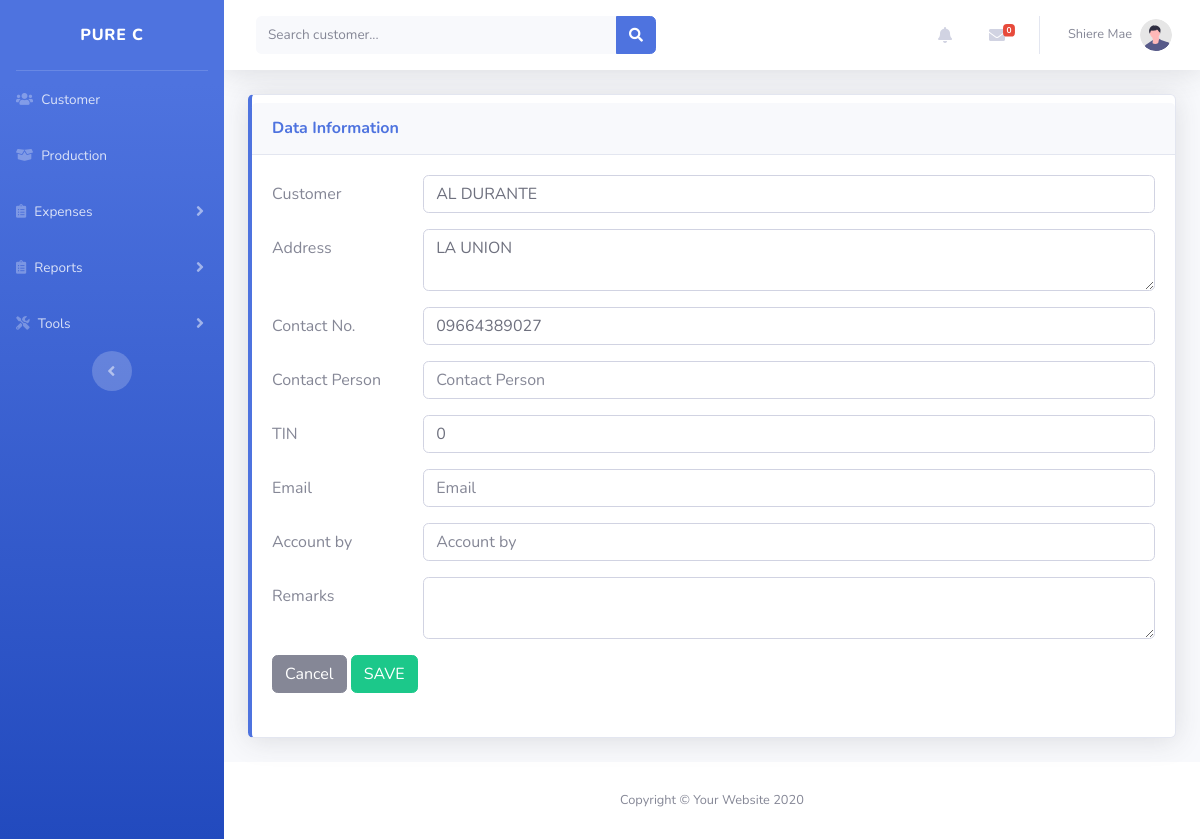
The app's page /customer-edit.php?id=00000000002 (signed in) with its own data.
### tables this page shows
CREATE TABLE `customer` (
  `id` int(11) UNSIGNED ZEROFILL NOT NULL,
  `customer_name` varchar(100) NOT NULL,
  `address` text NOT NULL,
  `email` varchar(50) NOT NULL,
  `contact_no` varchar(100) NOT NULL,
  `added_by` int(11) NOT NULL,
  `date_added` datetime NOT NULL DEFAULT CURRENT_TIMESTAMP,
  `account_by` varchar(50) NOT NULL,
  `remarks` text NOT NULL,
  `tin` int(20) NOT NULL,
  `contact_person` varchar(100) NOT NULL,
  `purec250pricing` decimal(11,2) DEFAULT NULL,
  `purec500pricing` decimal(11,2) DEFAULT NULL,
  `puredpricing` decimal(11,2) DEFAULT NULL
);

### customer-edit.php (the view, shortened to what this page needs)
<?php include('header.php');?>
<?php
$id = $_GET['id'];
if(isset($_GET['id'])){
    $sql = mysqli_query($conn,"SELECT * FROM customer WHERE id='$id'") or die(mysqli_error($conn));
    $row = mysqli_fetch_assoc($sql);
}
?>
                <div class="container-fluid">
                    <div class="card shadow mb-4 border-left-primary shadow h-100 py-2">
                        <div class="card-header py-3 d-flex flex-row align-items-center justify-content-between">
                            <h6 class="m-0 font-weight-bold text-primary float-left">Data Information</h6>
                        </div>
                        <div class="card-body">
                            <form action="process.php" method="POST">
                              <div class="form-group row">
                                    <label class="col-sm-2 col-form-label">Customer</label>
                                    <div class="col-sm-10">
                                        <input type="text" class="form-control" name="customer" placeholder="Customer Name" value="<?php echo $row['customer_name'];?>">
                                    </div>
                                </div>
                                <div class="form-group row">
                                    <label class="col-sm-2 col-form-label">Address</label>
                                    <div class="col-sm-10">
                                        <textarea class="form-control" name="address" placeholder="Complete Address"><?php echo $row['address'];?></textarea>
                                    </div>
                                </div>
                                <div class="form-group row">
                                    <label class="col-sm-2 col-form-label">Contact No.</label>
                                    <div class="col-sm-10">
                                        <input type="number" class="form-control" name="contactno" placeholder="Contact Number" value="<?php echo $row['contact_no'];?>">
                                    </div>
                                </div>
                                <div class="form-group row">
                                    <label class="col-sm-2 col-form-label">Contact Person</label>
                                    <div class="col-sm-10">
                                        <input type="text" class="form-control" name="contactperson" placeholder="Contact Person" value="<?php echo $row['contact_person'];?>">
                                    </div>
                                </div>
                                <div class="form-group row">
                                    <label class="col-sm-2 col-form-label">TIN</label>
                                    <div class="col-sm-10">
                                        <input type="number" class="form-control" name="tin" placeholder="TIN" value="<?php echo $row['tin'];?>">
                                    </div>
                                </div>
                                <div class="form-group row">
                                    <label class="col-sm-2 col-form-label">Email</label>
                                    <div class="col-sm-10">
                                        <input type="email" class="form-control" name="email" placeholder="Email" value="<?php echo $row['email'];?>">
                                    </div>
                                </div>
                                <div class="form-group row">
                                    <label class="col-sm-2 col-form-label">Account by</label>
                                    <div class="col-sm-10">
                                        <input type="text" class="form-control" name="accountby" placeholder="Account by" value="<?php echo $row['account_by'];?>">
                                    </div>
                                </div>
                                <div class="form-group row">
                                    <label class="col-sm-2 col-form-label">Remarks</label>
                                    <div class="col-sm-10">
                                        <textarea class="form-control" name="remarks"><?php echo $row['remarks'];?></textarea>
                                    </div>
                                </div>
                                <div class="form-group row">
                                    <div class="col-sm-10">
                                        <a href="customer.php?id=<?php echo $row['id'];?>" class="btn btn-secondary">Cancel</a>
                                        <input type="submit" name="updatecustomer" value="SAVE" class="btn btn-success">
                                    </div>
                                </div>
                            </form>
                        </div>
                    </div>
                </div>
            </div>
            <footer class="sticky-footer bg-white">
                <div class="container my-auto">
                    <div class="copyright text-center my-auto">
                        <span>Copyright &copy; Your Website 2020</span>
                    </div>
                </div>
            </footer>
        </div>
    </div>
</body>
</html>

### records on screen
customer: customer "AL DURANTE", address "LA UNION", contactno "09664389027", tin "0"

### other values on screen
$_SESSION["fname"] "Shiere Mae"
